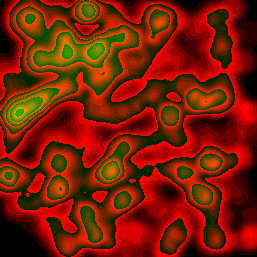
#> input picture Heightmap/Unity_test.png, 257 x 257 px
$ jupyter execute to_gray.ipynb   (shell and % lines are left out)
#> lines starting #> are read from the running program, lines starting #| are printed output that depends on the picture
[cell 1]
import os
import cv2
import numpy
import matplotlib.pyplot as plt

im = cv2.imread("Heightmap/Unity_test.png")
#> im is the input picture: shape (257, 257, 3); mean B, G, R 0, 28.3, 119.9

plt.imshow(im)
plt.imshow(im[:,:,2])
cv2.imwrite("gray.png", im[:,:,2])
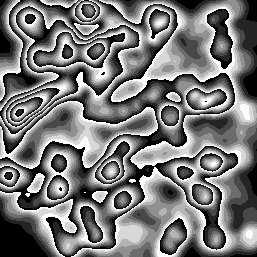
#> saved as gray.png: shape (257, 257); min 0, max 252, mean 119.9
#> Out = True
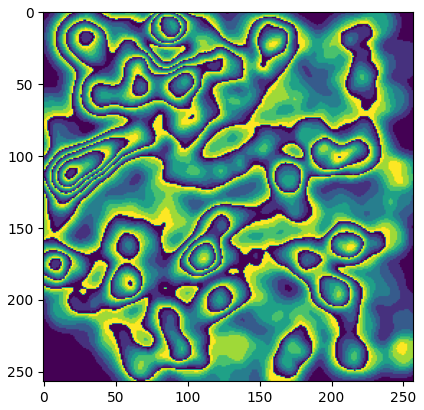
#> figure drawn by matplotlib, 1 panel; B, G, R data is drawn as R, G, B
